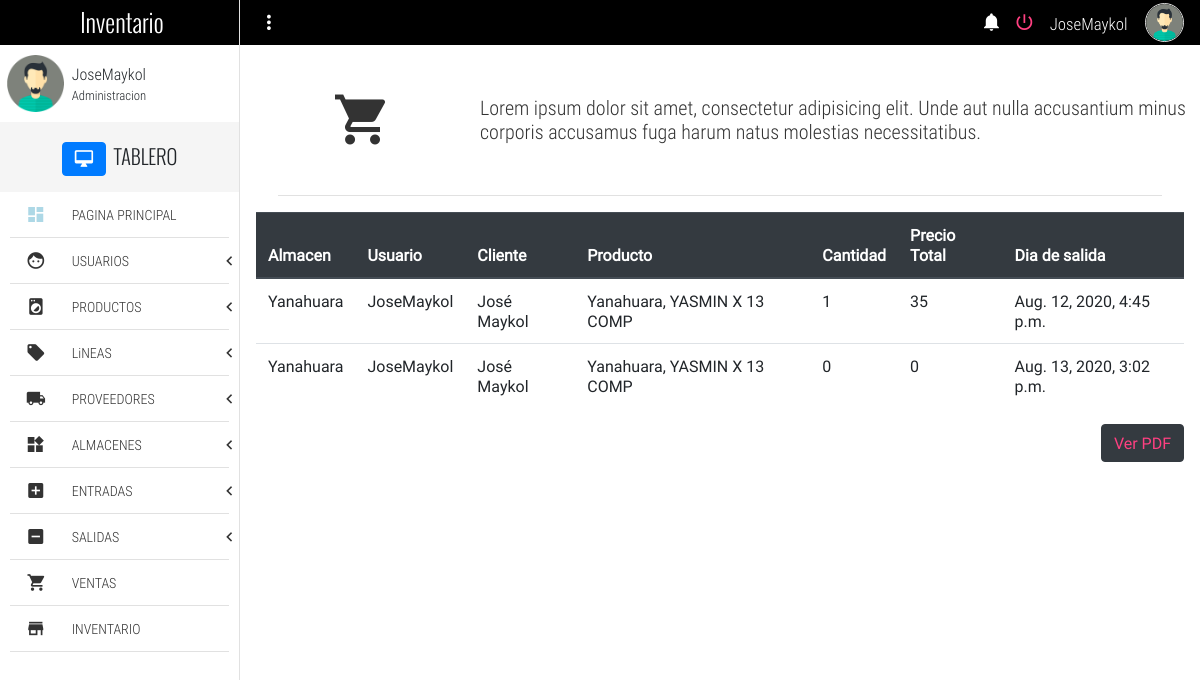
Page /sales (signed in) on the committed database.
### Inventario/models.py (models this page shows, shortened)
class Sale(models.Model):
    user_name =  models.ForeignKey(User,on_delete= models.SET_DEFAULT, verbose_name= "Usuario", default= None)
    client = models.ForeignKey(Client, on_delete = models.SET_DEFAULT, default= None, verbose_name= "Cliente", null= True)
    product = models.ForeignKey(Inventory, on_delete= models.SET_DEFAULT, verbose_name= "Producto", default= None)
    store = models.ForeignKey(Store, on_delete = models.SET_DEFAULT, verbose_name= "Almacen", default= None)
    cant =  models.PositiveIntegerField(null= True, verbose_name= "Cantidad")
    created_at = models.DateTimeField(auto_now_add=True, null= True,verbose_name= "Fecha de venta")
    total_price = models.PositiveIntegerField(null = True, verbose_name= "Precio total", blank = True)
    class Meta:
        verbose_name = "Salida"
        verbose_name_plural =  "Salidas"

class Store(models.Model):
    store_name = models.CharField(null= True, max_length= 50, verbose_name= "Nombre de almacen")
    location = models.CharField(null= True, max_length= 100, verbose_name= "Ubicacion")
    def __str__(self):
        return self.store_name
    class Meta:
        verbose_name = "Almacen"
        verbose_name_plural = "Almacenes"

class Client(models.Model):
    customer_name =  models.CharField(max_length= 60, null= True, verbose_name= "Nombre del cliente")
    phone = models.CharField(max_length=20, null= True, verbose_name= "Numero de telefono")
    email = models.EmailField(null= True, verbose_name= "Correo electronico")
    razon_social = models.CharField(max_length=200,null=True, verbose_name="Razon social")
    RUC =models.CharField(null=True, max_length=11,verbose_name="RUC")
    def __str__(self):
        return self.customer_name
    class Meta:
        verbose_name = "Cliente"
        verbose_name_plural = "Clientes"

class Inventory(models.Model):
    store = models.CharField(max_length = 50, null= True, verbose_name= "Almacen")
    product = models.ForeignKey(Entry, on_delete= models.SET_DEFAULT, default= None, null= True)
    cant = models.PositiveIntegerField(null= True, verbose_name= "Cantidad")
    name_product =  models.CharField(max_length= 100, null= True, verbose_name= "Producto")
    presentation = models.CharField(max_length= 110, null = True, verbose_name= "Presentación")
    price_product = models.PositiveIntegerField(null= True, verbose_name = "Precio del producto")
    providers = models.CharField(null = True, verbose_name= "Proveedor", max_length= 100)
    line = models.CharField(max_length= 100,null = True, verbose_name= "Linea del producto")
    entry_date = models.DateTimeField(auto_now_add=True, null= True,verbose_name= "Fecha de entrada")
    def __str__(self):
        return f'{self.store}, {self.name_product}'

### Inventario/views.py (the view)
# urls.py: path('sales', views.sales, name = 'sales'),
def sales(request):
    sales = Sale.objects.all()
    return render(request,'sales.html',{'sales':sales})

### Templates/sales.html (shortened to what this page needs)
{% extends 'base.html' %}
{% block content %}
	<section class="full-width pageContent">
		<section class="full-width header-well">
			<div class="full-width header-well-icon">
				<i class="zmdi zmdi-shopping-cart"></i>
			</div>
			<div class="full-width header-well-text">
				<p class="text-condensedLight">
					Lorem ipsum dolor sit amet, consectetur adipisicing elit. Unde aut nulla accusantium minus corporis accusamus fuga harum natus molestias necessitatibus.
				</p>
			</div>
		</section>
		<div class="full-width divider-menu-h"></div>
		<div class="mdl-grid">
			<div class="mdl-cell mdl-cell--4-col-phone mdl-cell--8-col-tablet mdl-cell--12-col-desktop">
				<table class="table">
					<thead class="thead-dark">
					  <tr>
						<th scope="col">Almacen</th>
						<th scope="col">Usuario</th>
						<th scope="col">Cliente</th>
						<th scope="col">Producto</th>
						<th scope="col">Cantidad</th>
						<th scope="col">Precio Total</th>
						<th scope="col">Dia de salida</th>
					  </tr>
					</thead>
					<tbody>
					{% for s in sales%}
					  <tr>
						<td>{{s.store}}</td>
						<td>{{s.user_name}}</td>
						<td>{{s.client}}</td>
						<td>{{s.product}}</td>
						<td>{{s.cant}}</td>
						<td>{{s.total_price}}</td>
						<td>{{s.created_at}}</td>
					  </tr>
					{% endfor %}
					</tbody>
				</table>
				<button style="float:right ;" type="button" class="btn btn-dark"><a href="{% url 'render/pdf_sales/' %}" target="_blank"> Ver PDF</a></button>
			</div>
		</div>
	</section>
{% endblock %}

### Templates/base.html (shortened to what this page needs)
{% load static %}
{% if user.is_authenticated %}
<!DOCTYPE html>
<html lang="es">
<head>
	<link rel="stylesheet" href="https://maxcdn.bootstrapcdn.com/bootstrap/4.5.2/css/bootstrap.min.css">
	<link rel="stylesheet" href="{% static 'css/normalize.css' %}">
	<link rel="stylesheet" href="{% static 'css/sweetalert2.css' %}">
	<link rel="stylesheet" href="{% static 'css/material.min.css'%}">
	<link rel="stylesheet" href="{% static 'css/material-design-iconic-font.min.css' %}">
	<link rel="stylesheet" href="{% static 'css/jquery.mCustomScrollbar.css' %}">
	<link rel="stylesheet" href="{% static 'css/main.css' %}">
</head>
<body>
	<div class="full-width navBar">
		<div class="full-width navBar-options">
			<i class="zmdi zmdi-more-vert btn-menu" id="btn-menu"></i>
			<nav class="navBar-options-list">
				<ul class="list-unstyle ">
					<li class="btn-Notification" id="notifications">
						<i class="zmdi zmdi-notifications"></i>
					</li>
					<li id="logout">
						<a href="logout">
							<i class="zmdi zmdi-power"></i>
						</a>
					</li>
					<li class="text-condensedLight noLink" ><small>{{user.username}}</small></li>
					<li class="noLink">
						<figure>
							<img src="{% static 'assets/img/avatar-male.png' %}" alt="Avatar" class="img-responsive">
						</figure>
					</li>
				</ul>
			</nav>
		</div>
	</div>
	<section class="full-width navLateral">
		<div class="full-width navLateral-bg btn-menu"></div>
		<div class="full-width navLateral-body">
			<div class="full-width navLateral-body-logo text-center tittles">
				 Inventario
			</div>
			<figure class="full-width" style="height: 77px;">
				<div class="navLateral-body-cl">
					<img src="{% static 'assets/img/avatar-male.png' %}" alt="Avatar" class="img-responsive">
				</div>
				<figcaption class="navLateral-body-cr hide-on-tablet">
					<span>
						{{user.username}}<br>
						<small>Administracion</small>
					</span>
				</figcaption>
			</figure>
			<div class="full-width tittles navLateral-body-tittle-menu">
				<i class="zmdi zmdi-desktop-mac btn btn-primary"></i><span class="hide-on-tablet">&nbsp; TABLERO</span>
			</div>
			<nav class="full-width">
				<ul class="full-width list-unstyle menu-principal ">
					<li class="full-width">
						<a href="home" class="full-width">
							<div class="navLateral-body-cl">
								<i class="zmdi zmdi-view-dashboard" style="color:lightblue"></i>
							</div>
							<div class="navLateral-body-cr hide-on-tablet">
								PAGINA PRINCIPAL
							</div>
						</a>
					</li>
					<li class="full-width divider-menu-h"></li>
					<li class="full-width">
						<a href="#" class="full-width btn-subMenu">
							<div class="navLateral-body-cl">
								<i class="zmdi zmdi-face"></i>
							</div>
							<div class="navLateral-body-cr hide-on-tablet">
								USUARIOS
							</div>
							<span class="zmdi zmdi-chevron-left"></span>
						</a>
					</li>
					<li class="full-width divider-menu-h"></li>
					<li class="full-width">
						<a href="#" class="full-width btn-subMenu ">
							<div class="navLateral-body-cl">
								<i class="zmdi zmdi-washing-machine"></i>
							</div>
							<div class="navLateral-body-cr hide-on-tablet">
								PRODUCTOS
							</div>
							<span class="zmdi zmdi-chevron-left"></span>
						</a>
					</li>
										<li class="full-width divider-menu-h"></li>
					<li class="full-width">
						<a href="#" class="full-width btn-subMenu ">
							<div class="navLateral-body-cl">
								<i class="zmdi zmdi-label"></i>
							</div>
							<div class="navLateral-body-cr hide-on-tablet">
								LiNEAS
							</div>
							<span class="zmdi zmdi-chevron-left"></span>
						</a>
					</li>
					<li class="full-width divider-menu-h"></li>
					<li class="full-width">
						<a href="#" class="full-width btn-subMenu" >
							<div class="navLateral-body-cl">
								<i class="zmdi zmdi-truck"></i>
							</div>
							<div class="navLateral-body-cr hide-on-tablet">
								PROVEEDORES
							</div>
							<span class="zmdi zmdi-chevron-left"></span>
						</a>
					</li>
					<li class="full-width divider-menu-h"></li>
					<li class="full-width">
						<a href="#" class="full-width btn-subMenu" >
							<div class="navLateral-body-cl">
								<i class="zmdi zmdi-widgets"></i>
							</div>
							<div class="navLateral-body-cr hide-on-tablet">
								ALMACENES
							</div>
							<span class="zmdi zmdi-chevron-left"></span>
						</a>
					</li>
					<li class="full-width divider-menu-h"></li>
					<li class="full-width">
						<a href="#" class="full-width btn-subMenu" >
							<div class="navLateral-body-cl">
								<i class="zmdi zmdi-plus-square"></i>
							</div>
							<div class="navLateral-body-cr hide-on-tablet">
								ENTRADAS
							</div>
							<span class="zmdi zmdi-chevron-left"></span>
						</a>
					</li>
					<li class="full-width divider-menu-h"></li>
					<li class="full-width">
						<a href="#" class="full-width btn-subMenu" >
							<div class="navLateral-body-cl">
								<i class="zmdi zmdi-minus-square"></i>
							</div>
							<div class="navLateral-body-cr hide-on-tablet">
								SALIDAS
							</div>
							<span class="zmdi zmdi-chevron-left"></span>
						</a>
					</li>
					<li class="full-width divider-menu-h"></li>
					<li class="full-width">
						<a href="sales" class="full-width">
							<div class="navLateral-body-cl">
								<i class="zmdi zmdi-shopping-cart"></i>
							</div>
							<div class="navLateral-body-cr hide-on-tablet">
								VENTAS
							</div>
						</a>
					</li>
					<li class="full-width divider-menu-h"></li>
					<li class="full-width">
						<a href="inventory" class="full-width">
							<div class="navLateral-body-cl">
								<i class="zmdi zmdi-store"></i>
							</div>
							<div class="navLateral-body-cr hide-on-tablet">
								INVENTARIO
							</div>
						</a>
					</li>
					<li class="full-width divider-menu-h"></li>
	</section>
	{% block content %}
	{% endblock %}
</body>
</html>
{% endif %}

### Static/css/main.css (style rules this page uses)
html, body { width: 100%; height: 100%; margin: 0; padding: 0; font-size: 16px; font-family: "RobotoRegular"; position: relative; background-color: #fff; }
.text-condensedLight { font-family: "RobotoCondensedLight"; }
.text-center { text-align: center; }
.tittles { font-family: "OswaldLight"; }
.full-width { margin: 0; padding: 0; width: 100%; box-sizing: border-box; }
.list-unstyle { margin: 0; padding: 0; list-style: none; box-sizing: border-box; }
.img-responsive { width: 100%; height: auto; }
.divider-menu-h { height: 0 !important; border-top: 1px solid #E1E1E1; width: 92% !important; margin: 0 auto !important; }
.header-well, .header-well-icon, .header-well-text { min-height: 150px; height: auto; }
.header-well { position: relative; }
.header-well-icon, .header-well-text { position: absolute; top: 0; color: #333; }
.header-well-icon { left: 0; width: 25%; }
.header-well-icon i, .header-well-text p { position: absolute; top: 50%; display: block; width: 100%; transform: translateY(-50%); }
.header-well-icon i { text-align: center; font-size: 60px; }
.header-well-text { right: 0; width: 75%; }
.header-well-text p { font-size: 20px; margin: 0; padding: 0; }
.navBar { background-color: #000000; height: 45px; position: absolute; top: 0; left: 0; z-index: 79; color: #fff; }
.navBar-options { line-height: 45px; height: 45px; position: absolute; width: 80%; top: 0; right: 0; padding: 0; transition: all .3s ease-in-out; }
.navBar-options .zmdi-more-vert, .navBar-options-list { line-height: 45px; position: absolute; top: 0; height: 45px; margin: 0; padding: 0; }
.navBar-options .zmdi-more-vert { width: 40px; left: 0; font-size: 23px; cursor: pointer; user-select: none; text-align: center; outline: none; margin-left: 9px; }
.navBar-options-list { right: 9px; }
.navBar-options-list .noLink { cursor: inherit !important; }
.navBar-options-list ul { height: 45px; }
.navBar-options-list ul li { height: 45px; line-height: 45px; cursor: pointer; display: inline-block; padding: 0 7px; font-size: 21px; -moz-user-select: none; -webkit-user-select: none; -ms-user-select: none; }
.navBar-options-list ul li { outline: none; }
.navBar-options-list ul li figure, .navBar-options-list ul li figure img { margin: 0; padding: 0; padding-top: 0; margin-top: 0; box-sizing: border-box; }
.navBar-options-list ul li figure { height: 45px; }
.navBar-options-list ul li figure img { border: 1px solid #E1E1E1; border-radius: 50%; width: 39px; height: 39px; margin-bottom: 3px; }
.navLateral, .pageContent, .navLateral-body, .navLateral-bg { position: absolute; top: 0; height: 100%; }
.navLateral { left: 0; width: 20%; z-index: 80; border-right: 1px solid #E1E1E1; transition: all .3s ease-in-out; }
.navLateral-body { background-color: #fff; z-index: 82; left: 0; padding-bottom: 30px; }
.navLateral-body-logo { height: 45px; line-height: 45px; color: #fff; width: 100%; font-size: 25px; background-color: #000000; }
.navLateral-body-cl, .navLateral-body-cr { box-sizing: border-box; height: 77px; float: left; margin: 0; padding: 0; position: relative; }
.navLateral-body-cl { width: 30%; }
.navLateral-body-cl img { width: 57px; height: 57px; margin: 0 auto; display: block; margin-top: 10px; }
.navLateral-body-cr { width: 70%; font-family: "RobotoCondensedLight"; }
.navLateral-body-cr span { position: absolute; top: 50%; left: 50%; transform: translate(-50%, -50%); display: block; width: 100%; }
.navLateral-body-tittle-menu { height: 70px; line-height: 70px; font-size:20px; background-color: #F5F5F5; text-align: center; }
.menu-principal li, .menu-principal li a { display: block; }
.menu-principal li a { height: 45px; color: #333; position: relative; transition: all .3s ease-in-out; }
.menu-principal li a div.navLateral-body-cl, .menu-principal li a div.navLateral-body-cr { height: 45px; line-height: 45px; }
.menu-principal li a div.navLateral-body-cl { text-align: center; font-size: 20px; }
.btn-subMenu span { position: absolute; top: 0; right: 7px; line-height: 45px; height: 45px; font-size: 19px; }
.pageContent { padding-top: 45px; right: 0; width: 80%; z-index: 77; background-color: #fff; transition: all .3s ease-in-out; }

### rows in the picture
Sale: store "Yanahuara", user_name "JoseMaykol", client "José Maykol", product "Yanahuara, YASMIN X 13 COMP", cant "1", total_price "35", created_at "Aug. 12, 2020, 4:45 p.m."
Sale: store "Yanahuara", user_name "JoseMaykol", client "José Maykol", product "Yanahuara, YASMIN X 13 COMP", cant "0", total_price "0", created_at "Aug. 13, 2020, 3:02 p.m."

### other values in the picture
{{ user.username }} "JoseMaykol"
